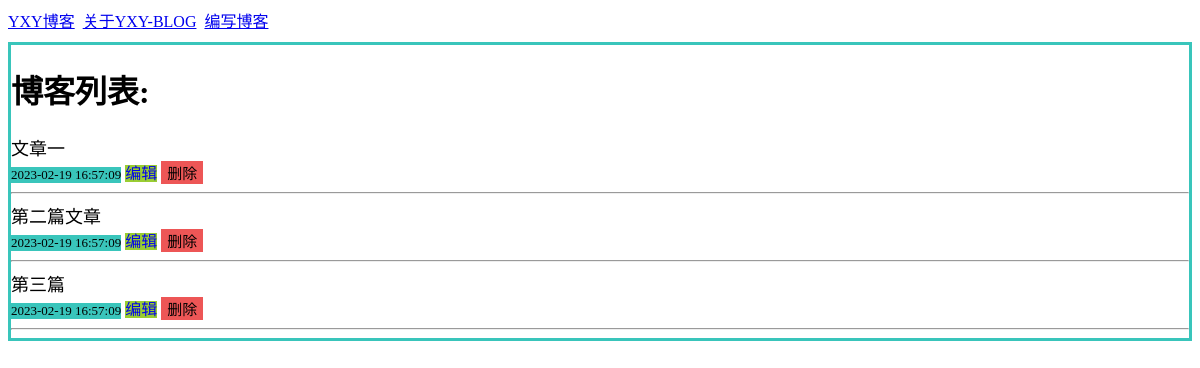
/, run on an earlier commit of the app's database.
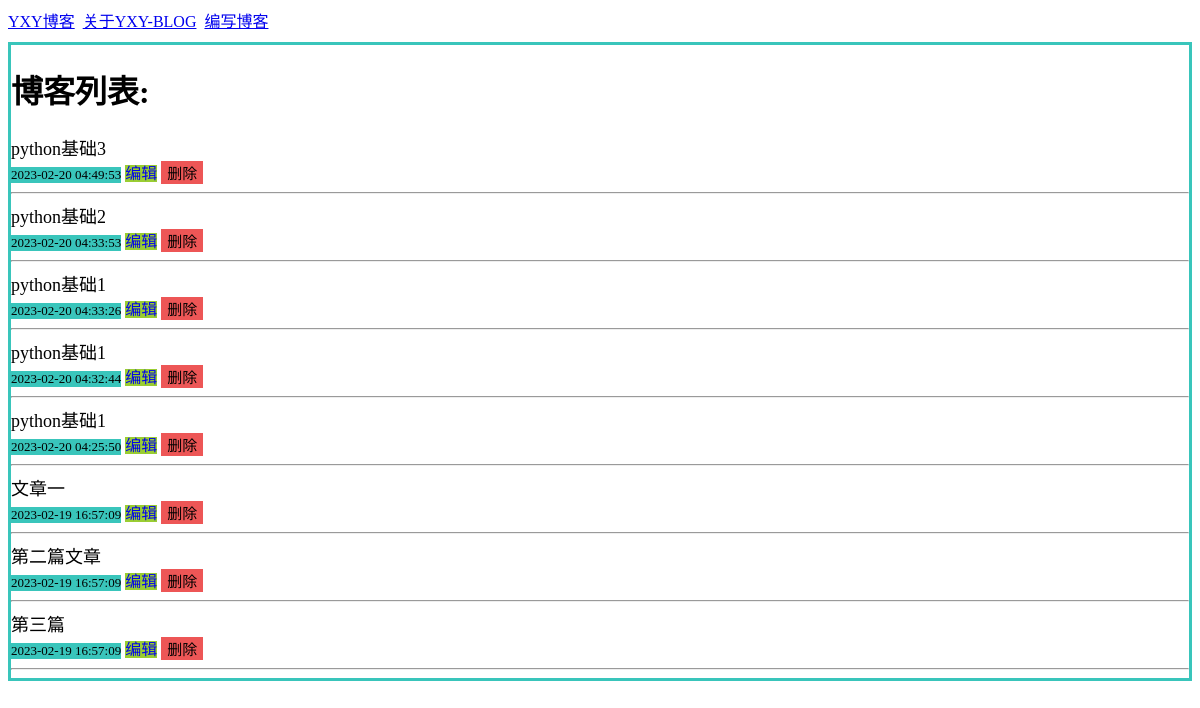
And on a later commit of the database.
### tables this page shows
CREATE TABLE blog (
    id INTEGER PRIMARY KEY AUTOINCREMENT,
    created TIMESTAMP NOT NULL DEFAULT CURRENT_TIMESTAMP,
    title TEXT NOT NULL,
    content TEXT NOT NULL
);

### app.py (the view)
@app.route('/')
def index():
    conn = get_db_conn()
    blogs = conn.execute('select * from blog order by created desc').fetchall()  # 从句柄获取data
    html = render_template('index.html', blogs = blogs)
    return html

### app.py (called while the page is built)
def get_db_conn():
    conn = sqlite3.connect('./db/yxyblog.db')
    conn.row_factory = sqlite3.Row
    return conn

### templates/index.html
{% extends 'base.html' %}
{% block content %}
    <h1>{% block title %}博客列表{% endblock %}:</h1>
    {% for blog_idx in blogs %}
        <a class="blog_list_title" href="{{ url_for('blog', blog_id=blog_idx['id']) }}">
            <div>{{ blog_idx['title'] }}</div>
        </a>
        <div class="time">{{ blog_idx['created'] }}</div>
        <a class="edit_btn" href="{{ url_for('edit', blog_id=blog_idx['id']) }}">编辑</a>
        <form class="delete_form" action="{{url_for('delete',blog_id=blog_idx['id'])}}" method="POST">
            <input class="delete_btn" type="submit" value="删除" onclick="return confirm('确定要删除吗？')"></input>
        </form>
        <hr>
    {% endfor %}
{% endblock %}

What changed in the data, as far as the page shows it:
added blog: title "python基础3", created "2023-02-20 04:49:53"
added blog: title "python基础2", created "2023-02-20 04:33:53"
added blog: title "python基础1", created "2023-02-20 04:33:26"
added blog: title "python基础1", created "2023-02-20 04:32:44"
added blog: title "python基础1", created "2023-02-20 04:25:50"
